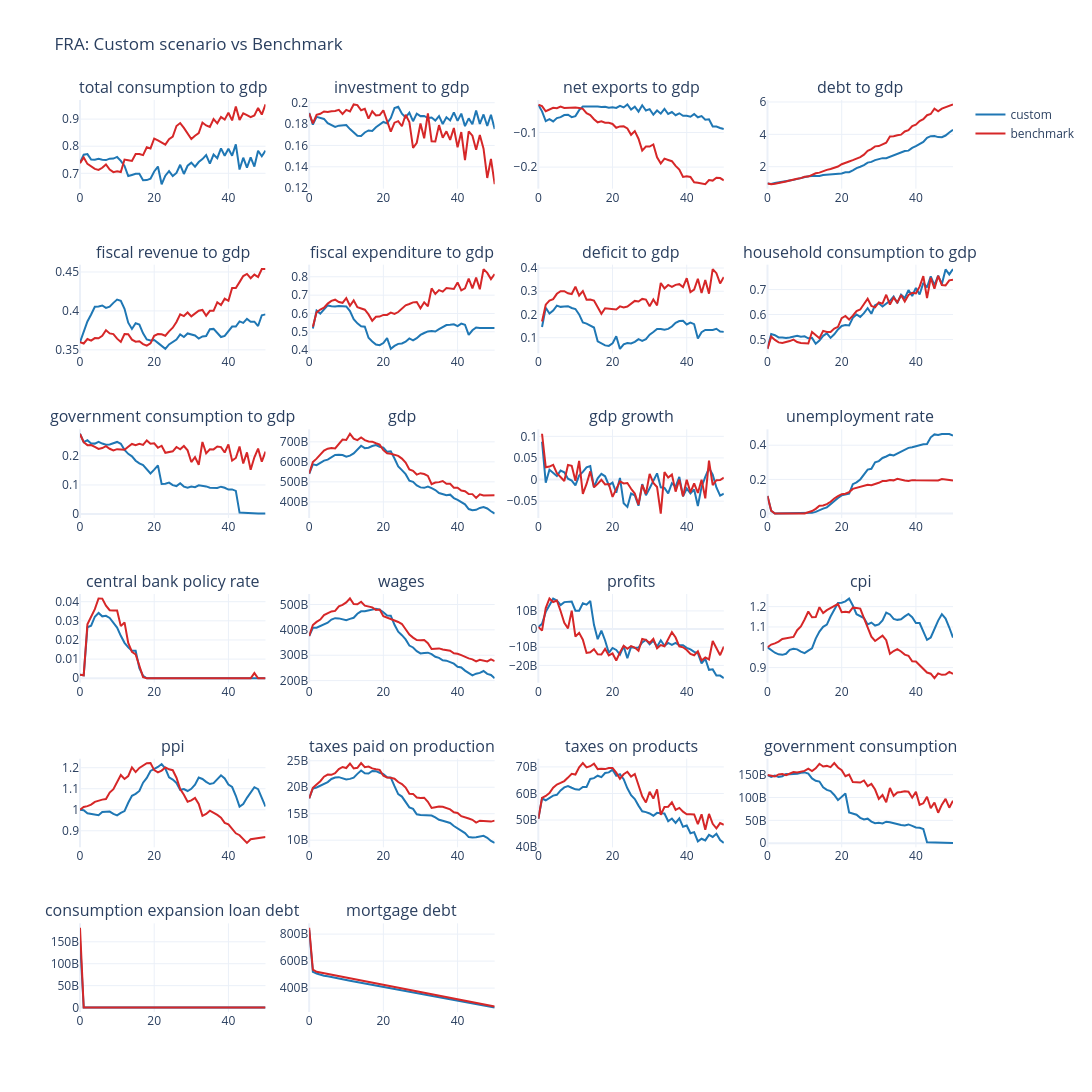

This figure's notebook cell:
### Code cell
run_benchmark = True
force_rerun_benchmark = True

if run_benchmark:
    output_dir = cfg.output_path or Path("data/output")
    output_dir.mkdir(parents=True, exist_ok=True)

    data_pkl_path = output_dir / "data_benchmark.pkl"
    df_benchmark_path = output_dir / f"{cfg.country_iso3}_df_benchmark.pkl"
    benchmark_model_path = output_dir / f"{cfg.country_iso3}_benchmark.h5"

    benchmark_spec = {
        "country_iso3": cfg.country_iso3,
        "seed": seed,
        "t_max": cfg.t_max,
        "time_unit": 3,
        "raw_data_path": str(cfg.raw_data_path or Path("data/hfcs/raw")),
        "single_hfcs_survey": False,
        "n_industries": None,
    }

    use_cached_df = df_benchmark_path.exists() and not force_rerun_benchmark
    use_cached_data = data_pkl_path.exists() and not force_rerun_benchmark

    # Load cached benchmark dataframe if available
    if use_cached_df:
        df_benchmark = pd.read_pickle(df_benchmark_path)

        print(f"Loaded cached benchmark dataframe from: {df_benchmark_path}")
        print("Benchmark spec:")
        print(df_benchmark.attrs.get("benchmark_spec", {}))

    else:
        # Load cached benchmark data if available, otherwise build it once
        if use_cached_data:
            data = DataWrapper.init_from_pickle(str(data_pkl_path))
            print(f"Loaded cached benchmark data from: {data_pkl_path}")
        else:
            # Load data configuration
            with open(f"{cfg.config_dir}/data_config_FRA.yaml", "r") as f:
                data_config = yaml.safe_load(f)
            data_config["country_configs"] = split_country_configs(data_config["country_configs"])
            data_config = DataConfiguration(**data_config)

            # This is the "default" data config, not accounting for the changes in data_config_FRA.yaml 
            # data_config = default_data_configuration(
            #     countries=[cfg.country_iso3],
            #     seed=cfg.seed,
            # )
            # data_config.time_unit = benchmark_spec["time_unit"]

            data = DataWrapper.from_config(
                configuration=data_config,
                raw_data_path=cfg.raw_data_path or Path("data/hfcs/raw"),
                single_hfcs_survey=benchmark_spec["single_hfcs_survey"],
            )
            data.save(str(data_pkl_path))
            print(f"Created benchmark data and saved to: {data_pkl_path}")

        benchmark_spec["n_industries"] = data.n_industries

        with open(f"{cfg.config_dir}/country_config_FRA.yaml", "r") as f:
            country_config_dict = yaml.safe_load(f)
        country_cfg = CountryConfiguration(**country_config_dict[cfg.country_iso3])
        country_cfg = align_country_configuration_to_data(country_cfg, n_industries=data.n_industries)

        country_cfg.central_government.functions.social_benefits.name = 'DefaultSocialBenefitsARXSetter'
        # country_cfg.central_government.functions.social_benefits.name = 'DefaultSocialBenefitsSetter'
        # country_cfg.central_government.functions.social_benefits.name = 'ConstantSocialBenefitsSetter'

        # country_cfg.firms.functions.productivity_growth.name = 'NoOpTFPGrowth'
        # country_cfg.labour_market.functions.clearing.name = 'PolednaLabourMarketClearer'
        # country_cfg.central_bank.functions.policy_rate.name = 'PolednaPolicyRate'
        # country_cfg.government_entities.functions.consumption.name = 'ConstantGrowthGovernmentConsumptionSetter'

        print('Configuration summary')
        print({'productivity_growth': country_cfg.firms.functions.productivity_growth.name,
               'labour_market_clearer': country_cfg.labour_market.functions.clearing.name,
               'policy_rate_rule': country_cfg.central_bank.functions.policy_rate.name,
               'benefits_rule':  country_cfg.central_government.functions.social_benefits.name})
        
        country_configurations = {cfg.country_iso3: country_cfg}

        benchmark_configuration = SimulationConfiguration(
            country_configurations=country_configurations,
            t_max=cfg.t_max,
            seed=cfg.seed,
        )

        benchmark_model = Simulation.from_datawrapper(
            datawrapper=data,
            simulation_configuration=benchmark_configuration,
        )
        benchmark_model.run()

        benchmark_model.save(
            save_dir=output_dir,
            file_name=benchmark_model_path.name,
        )

        df_benchmark = build_macro_output_df(
            benchmark_model,
            country_code=cfg.country_iso3,
        )
        df_benchmark.attrs["benchmark_spec"] = benchmark_spec
        df_benchmark.to_pickle(df_benchmark_path)

        print(f"Benchmark complete. Model saved to: {benchmark_model_path}")
        print(f"Benchmark dataframe cached at: {df_benchmark_path}")
        print("Benchmark spec:")
        print(df_benchmark.attrs.get("benchmark_spec", {}))

    # Compare custom scenario output against benchmark
    plot_output(
        df=df_base[plot_columns],
        df_compare=df_benchmark[plot_columns],
        no_rows=n_rows,
        no_cols=n_cols,
        country_code=f"{cfg.country_iso3}: Custom scenario vs Benchmark",
        line_color="#1f77b4",
        compare_line_color="#d62728",
        base_name="custom",
        compare_name="benchmark",
        base_height=300,
        base_width=400,
    )
else:
    print("Set run_benchmark = True to execute the benchmark scenario.")
